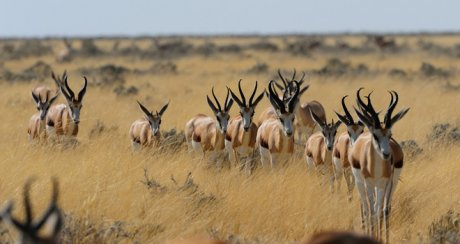
#> input picture data/images/img2.jpg, 460 x 244 px
$ python base1.py
#> lines starting #> are read from the running program, lines starting #| are printed output that depends on the picture
import cv2
import numpy as np
from matplotlib import pyplot as plt

# Étape 1: Lecture de l'image
image = cv2.imread('../data/images/img2.jpg', cv2.IMREAD_GRAYSCALE)
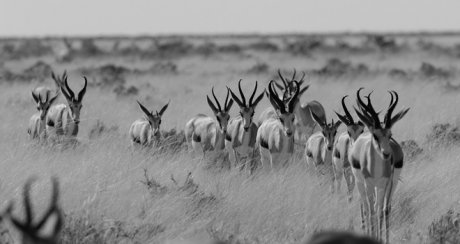
#> image: shape (244, 460); min 0, max 226, mean 138.5
if image is None:
    print("Erreur: l'image n'a pas été chargée correctement.")
    exit()

# Étape 2: Calcul de l'histogramme
hist = cv2.calcHist([image], [0], None, [256], [0, 256])
#> hist = 256 values, max 4730 at index 198, min 0 at index 217, mean 438.4

# Étape 3: Égalisation de l'histogramme
equalized_image = cv2.equalizeHist(image)
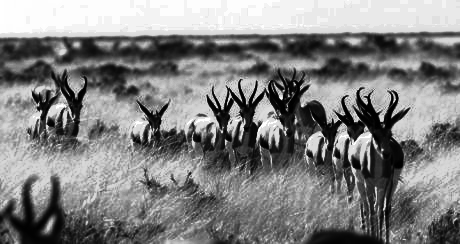
#> equalized_image: shape (244, 460); min 0, max 255, mean 129.2

# Étape 4: Application de CLAHE
clahe = cv2.createCLAHE(clipLimit=2.0, tileGridSize=(8, 8))
clahe_image = clahe.apply(image)
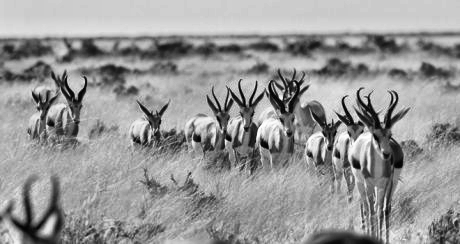
#> clahe_image: shape (244, 460); min 0, max 255, mean 151.1

# Affichage des résultats
cv2.imshow('Original Image', image)
cv2.imshow('Equalized Image', equalized_image)
cv2.imshow('CLAHE Image', clahe_image)

# Plot de l'histogramme
plt.figure()
plt.title("Histogramme de l'image originale")
plt.xlabel("Intensité des pixels")
plt.ylabel("Nombre de pixels")
plt.plot(hist)
plt.xlim([0, 256])
plt.show()
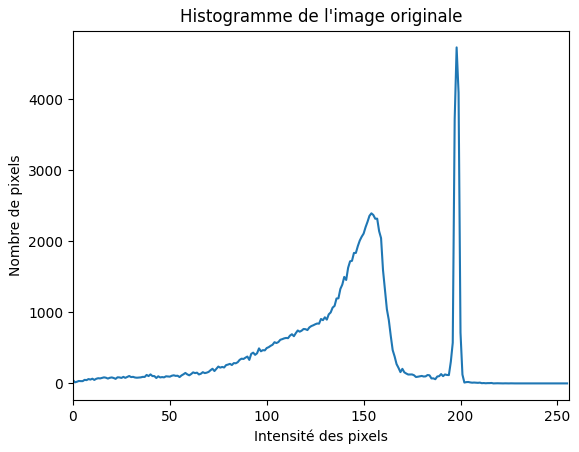
#> figure drawn by matplotlib, 1 panel; curve peaks at x = 198, y = 4730

# Histogrammes des images égalisées
hist_equalized = cv2.calcHist([equalized_image], [0], None, [256], [0, 256])
#> hist_equalized = 256 values, max 4730 at index 243, min 0 at index 40, mean 438.4
hist_clahe = cv2.calcHist([clahe_image], [0], None, [256], [0, 256])
#> hist_clahe = 256 values, max 2248 at index 204, min 2 at index 0, mean 438.4

plt.figure()
plt.title("Histogrammes des images égalisées")
plt.xlabel("Intensité des pixels")
plt.ylabel("Nombre de pixels")
plt.plot(hist_equalized, label='Equalized Histogram')
plt.plot(hist_clahe, label='CLAHE Histogram')
plt.legend()
plt.xlim([0, 256])
plt.show()
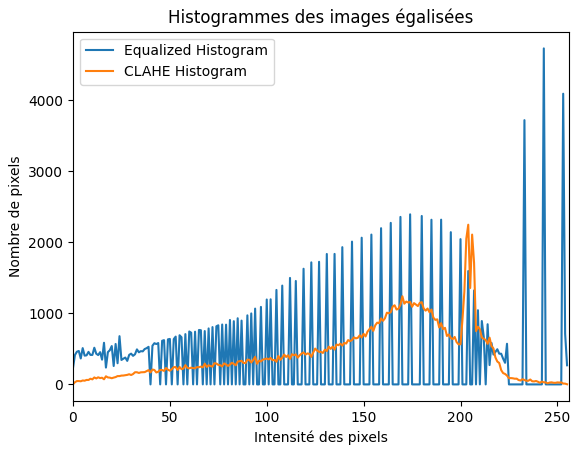
#> figure drawn by matplotlib, 1 panel; curve peaks at x = 243, y = 4730; curve peaks at x = 204, y = 2248

# Attendre une touche pour fermer les fenêtres
cv2.waitKey(0)
cv2.destroyAllWindows()

$ run again, with data/images/img1.jpg copied over data/images/img2.jpg
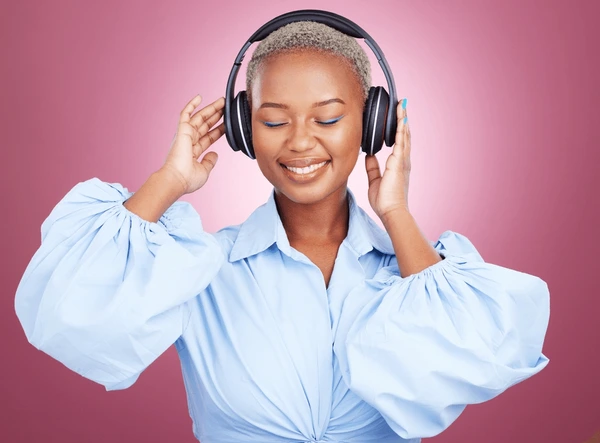
#> input picture data/images/img1.jpg, 600 x 443 px
#> `image = cv2.imread('../data/images/img2.jpg', cv2.IMREAD_GRAYSCALE)`:
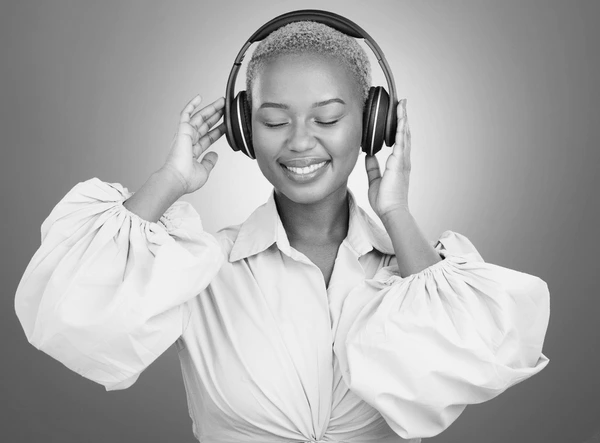
#> image: shape (443, 600); min 3, max 255, mean 170.1
#> hist = 256 values, max 6217 at index 235, min 0 at index 0, mean 1038.3
#> hist_equalized = 256 values, max 6217 at index 233, min 0 at index 10, mean 1038.3
#> hist_clahe = 256 values, max 2915 at index 132, min 0 at index 0, mean 1038.3
#> `plt.show()`:
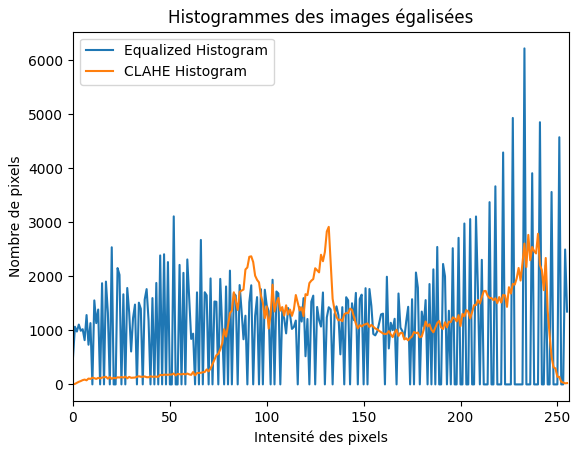
#> figure drawn by matplotlib, 1 panel; curve peaks at x = 233, y = 6217; curve peaks at x = 132, y = 2915

$ run again, with data/images/img3.jpg copied over data/images/img2.jpg
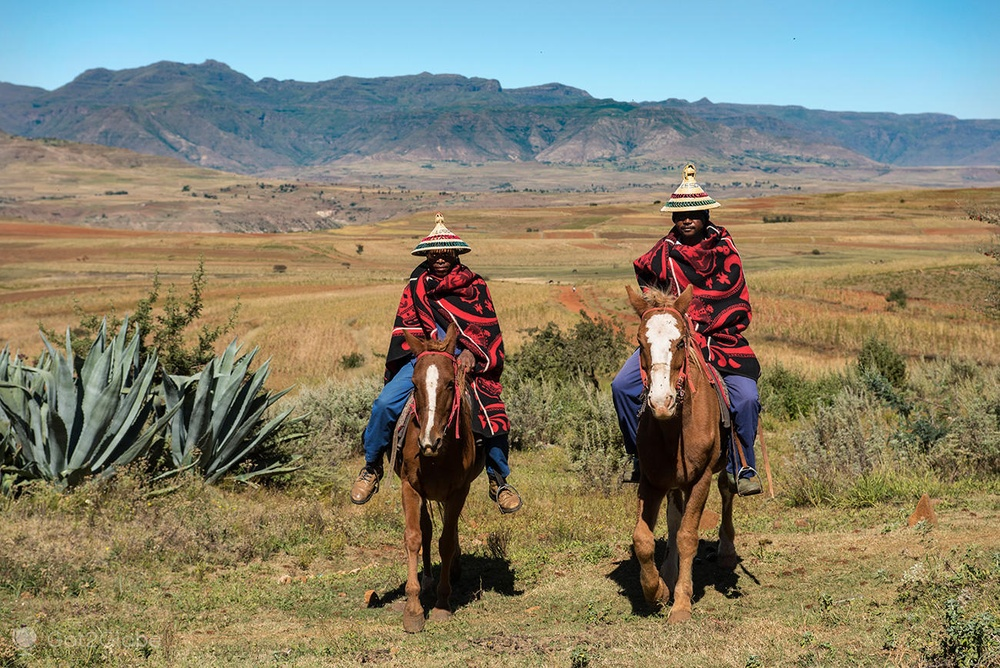
#> input picture data/images/img3.jpg, 1000 x 668 px, shrunk from 1300 x 868 before the run
#> `image = cv2.imread('../data/images/img2.jpg', cv2.IMREAD_GRAYSCALE)`:
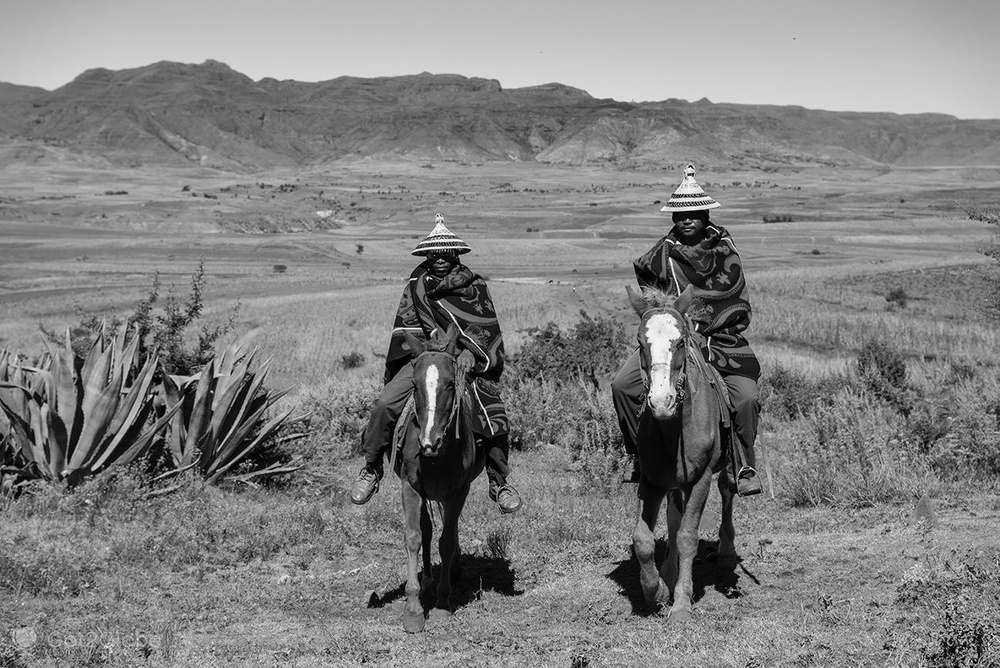
#> image: shape (668, 1000); min 0, max 255, mean 129
#> hist = 256 values, max 7316 at index 141, min 7 at index 254, mean 2609.4
#> hist_equalized = 256 values, max 7316 at index 147, min 0 at index 47, mean 2609.4
#> hist_clahe = 256 values, max 4750 at index 170, min 45 at index 0, mean 2609.4
#> `plt.show()`:
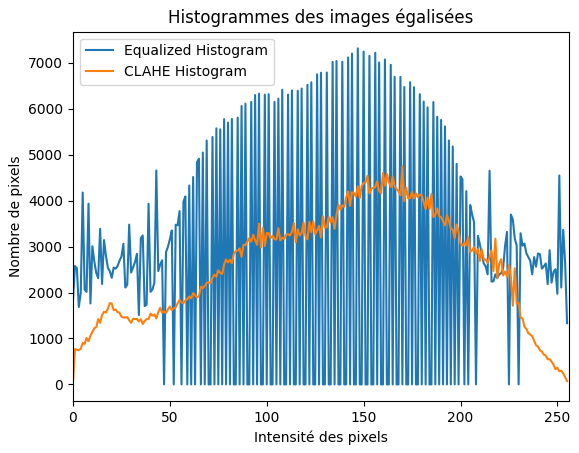
#> figure drawn by matplotlib, 1 panel; curve peaks at x = 147, y = 7316; curve peaks at x = 170, y = 4750

$ run again, with data/images/img4.jpg copied over data/images/img2.jpg
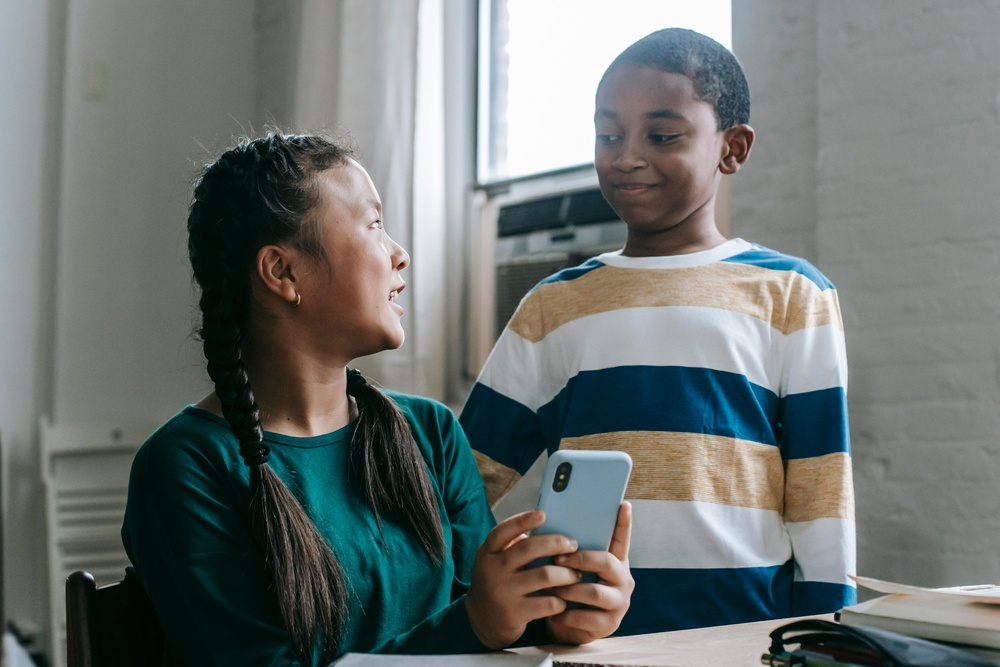
#> input picture data/images/img4.jpg, 1000 x 667 px, shrunk from 5343 x 3562 before the run
#> `image = cv2.imread('../data/images/img2.jpg', cv2.IMREAD_GRAYSCALE)`:
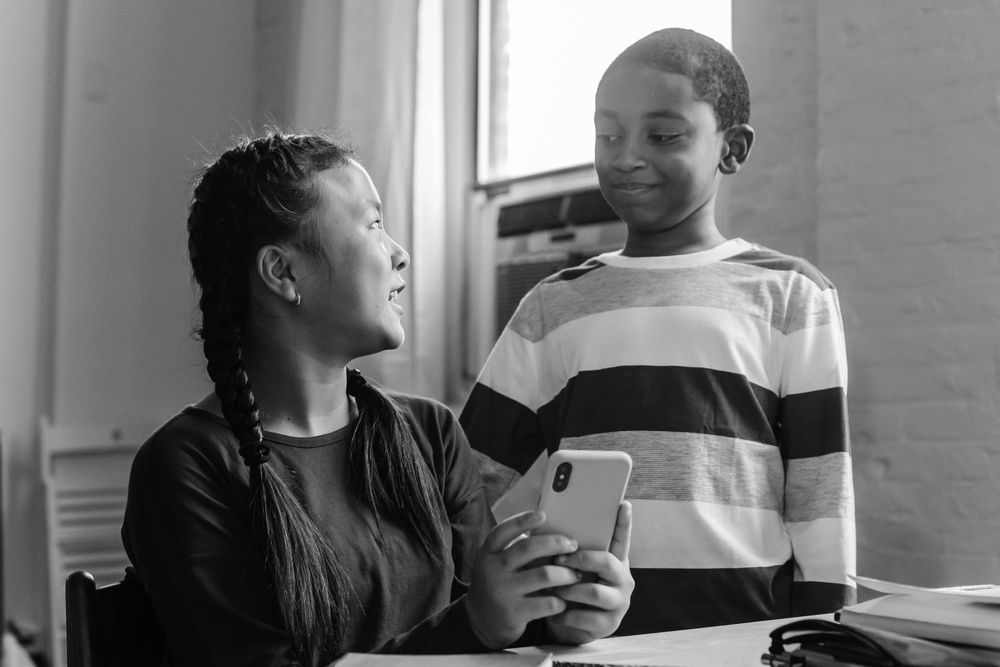
#> image: shape (667, 1000); min 0, max 255, mean 112.9
#> hist = 256 values, max 12677 at index 252, min 7 at index 0, mean 2605.5
#> hist_equalized = 256 values, max 12677 at index 253, min 0 at index 5, mean 2605.5
#> hist_clahe = 256 values, max 6839 at index 116, min 6 at index 0, mean 2605.5
#> `plt.show()`:
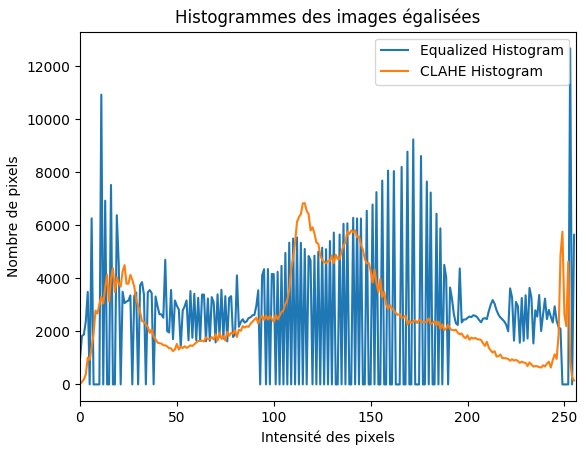
#> figure drawn by matplotlib, 1 panel; curve peaks at x = 253, y = 12677; curve peaks at x = 116, y = 6839
